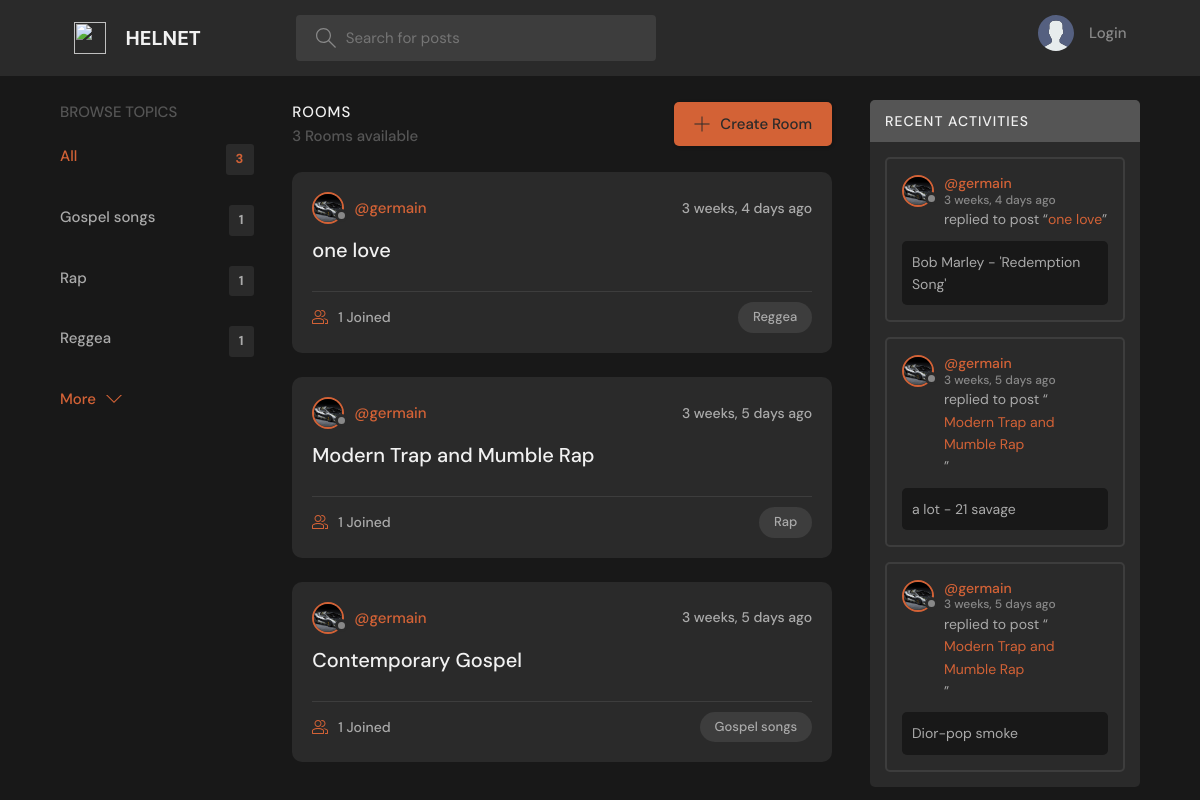
The page / on the database its author committed.
### base/models.py (models this page shows, shortened)
class Topic(models.Model):
    name = models.CharField(max_length=200)

class Room(models.Model):
    host = models.ForeignKey(User, on_delete=models.SET_NULL, null=True)
    topic = models.ForeignKey(Topic, on_delete=models.SET_NULL, null=True)
    name = models.CharField(max_length=200)
    description = models.TextField(null=True, blank=True)
    participants = models.ManyToManyField(
        User, related_name='participants', blank=True)
    updated = models.DateTimeField(auto_now=True)
    created = models.DateTimeField(auto_now_add=True)
    class Meta:
        ordering = ['-updated', '-created']
    def __str__(self):
        return self.name

class User(AbstractUser):
    name = models.CharField(max_length=200, null=True)
    email = models.EmailField(unique=True, null=True)
    bio = models.TextField(null=True)
    avatar = models.ImageField(null=True, default="avatar.svg")
    USERNAME_FIELD = 'email'
    REQUIRED_FIELDS = ['name']
    objects = UserManager()  # Add the custom user manager

class Message(models.Model):
    user = models.ForeignKey(User, on_delete=models.CASCADE)
    room = models.ForeignKey(Room, on_delete=models.CASCADE)
    body = models.TextField()
    updated = models.DateTimeField(auto_now=True)
    created = models.DateTimeField(auto_now_add=True)
    class Meta:
        ordering = ['-updated', '-created']

### base/views.py (the view)
# urls.py: path('', views.home, name="home"),
def home(request):
    q = request.GET.get('q') if request.GET.get('q') != None else ''
    rooms = Room.objects.filter(
        Q(topic__name__icontains=q) |
        Q(name__icontains=q) |
        Q(description__icontains=q)
    )
    topics = Topic.objects.all()[0:5]
    room_count = rooms.count()
    room_messages = Message.objects.filter(
        Q(room__topic__name__icontains=q))[0:3]
    context = {'rooms': rooms, 'topics': topics,
               'room_count': room_count, 'room_messages': room_messages}
    return render(request, 'base/home.html', context)

### base/templates/base/home.html (shortened to what this page needs)
{% extends 'main.html' %}
{% block content %}
<main class="layout layout--3">
  <div class="container">
    {% include 'base/topics_component.html' %}
    <div class="roomList">
      <div class="roomList__header">
        <div>
          <h2> Rooms</h2>
          <p>{{room_count}} Rooms available</p>
        </div>
        <a class="btn btn--main" href="{% url 'create-room' %}">
          <svg version="1.1" xmlns="http://www.w3.org/2000/svg" width="32" height="32" viewBox="0 0 32 32">
            <title>add</title>
            <path
              d="M16.943 0.943h-1.885v14.115h-14.115v1.885h14.115v14.115h1.885v-14.115h14.115v-1.885h-14.115v-14.115z">
            </path>
          </svg>
          Create Room
        </a>
      </div>
      {% include 'base/feed_component.html' %}
    </div>
    {% include 'base/activity_component.html' %}
  </div>
</main>
{% endblock %}

### base/templates/base/topics_component.html
<div class="topics">
    <div class="topics__header">
        <h2>Browse Topics</h2>
    </div>
    <ul class="topics__list">
        <li>
            <a href="{% url 'home' %}" class="active">All <span>{{topics.count}}</span></a>
        </li>
        {% for topic in topics %}
        <li>
            <a href="{% url 'home' %}?q={{topic.name}}">{{topic.name}}<span>{{topic.room_set.all.count}}</span></a>
        </li>
        {% endfor %}
    </ul>
    <a class="btn btn--link" href="{% url 'topics' %}">
        More
        <svg version="1.1" xmlns="http://www.w3.org/2000/svg" width="32" height="32" viewBox="0 0 32 32">
            <title>chevron-down</title>
            <path d="M16 21l-13-13h-3l16 16 16-16h-3l-13 13z"></path>
        </svg>
    </a>
</div>

### base/templates/base/feed_component.html (shortened to what this page needs)
{% for room in rooms %}
<div class="roomListRoom">
    <div class="roomListRoom__header">
        <a href="{% url 'user-profile' room.host.id %}" class="roomListRoom__author">
            <div class="avatar avatar--small">
                <img src="{{room.host.avatar.url}}" />
            </div>
            <span>@{{room.host.username}}</span>
        </a>
        <div class="roomListRoom__actions">
            <span>{{room.created|timesince}} ago</span>
        </div>
    </div>
    <div class="roomListRoom__content">
        <a href="{% url 'room' room.id %}">{{room.name}}</a>
    </div>
    <div class="roomListRoom__meta">
        <a href="{% url 'room' room.id %}" class="roomListRoom__joined">
            {{room.participants.all.count}} Joined
        </a>
        <p class="roomListRoom__topic">{{room.topic.name}}</p>
    </div>
</div>
{% endfor %}

### base/templates/base/activity_component.html (shortened to what this page needs)
<div class="activities">
    <div class="activities__header">
        <h2>Recent Activities</h2>
    </div>
    {% for message in room_messages %}
    <div class="activities__box">
        <div class="activities__boxHeader roomListRoom__header">
            <a href="{% url 'user-profile' message.user.id %}" class="roomListRoom__author">
                <div class="avatar avatar--small">
                    <img src="{{message.user.avatar.url}}" />
                </div>
                <p>
                    @{{message.user.username}}
                    <span>{{message.created|timesince}} ago</span>
                </p>
            </a>
        </div>
        <div class="activities__boxContent">
            <p>replied to post “<a href="{% url 'room' message.room.id %}">{{message.room}}</a>”</p>
            <div class="activities__boxRoomContent">{{message.body}}</div>
        </div>
    </div>
    {% endfor %}
</div>

### rows shown on the page
Topic: name "Gospel songs", room_set.all.count "1"
Topic: name "Rap", room_set.all.count "1"
Topic: name "Reggea", room_set.all.count "1"
Room: host.avatar (picture), host.username "germain", created "3 weeks, 4 days", name "one love", participants.all.count "1", topic.name "Reggea"
Room: host.avatar (picture), host.username "germain", created "3 weeks, 5 days", name "Modern Trap and Mumble Rap", participants.all.count "1", topic.name "Rap"
Room: host.avatar (picture), host.username "germain", created "3 weeks, 5 days", name "Contemporary Gospel", participants.all.count "1", topic.name "Gospel songs"
Message: user.avatar (picture), user.username "germain", created "3 weeks, 4 days", room "one love", body "Bob Marley - 'Redemption Song'"
Message: user.avatar (picture), user.username "germain", created "3 weeks, 5 days", room "Modern Trap and Mumble Rap", body "a lot - 21 savage"
Message: user.avatar (picture), user.username "germain", created "3 weeks, 5 days", room "Modern Trap and Mumble Rap", body "Dior-pop smoke"

### other values the page prints
{{ topics.count }} "3"
{{ room_count }} "3"
